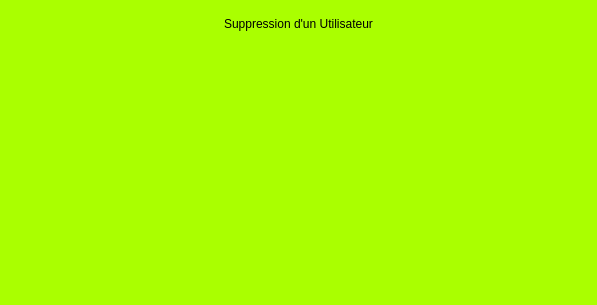
<?xml version="1.0" encoding="UTF-8"?>
<ui version="4.0">
 <class>FormCrudDeleteUser</class>
 <widget class="QWidget" name="FormCrudDeleteUser">
  <property name="geometry">
   <rect>
    <x>0</x>
    <y>0</y>
    <width>597</width>
    <height>305</height>
   </rect>
  </property>
  <property name="windowTitle">
   <string>Form</string>
  </property>
  <property name="styleSheet">
   <string notr="true">background-color: rgb(170, 255, 0);</string>
  </property>
  <widget class="QWidget" name="layoutWidget">
   <property name="geometry">
    <rect>
     <x>10</x>
     <y>10</y>
     <width>576</width>
     <height>28</height>
    </rect>
   </property>
   <layout class="QHBoxLayout" name="horizontalLayout">
    <item>
     <spacer name="horizontalSpacer">
      <property name="orientation">
       <enum>Qt::Horizontal</enum>
      </property>
      <property name="sizeHint" stdset="0">
       <size>
        <width>98</width>
        <height>20</height>
       </size>
      </property>
     </spacer>
    </item>
    <item>
     <widget class="QLabel" name="label">
      <property name="styleSheet">
       <string notr="true">font: italic 14pt &quot;Monotype Corsiva&quot;;
font: 18pt &quot;MS Shell Dlg 2&quot;;
font: 14pt &quot;Ravie&quot;;</string>
      </property>
      <property name="text">
       <string>Suppression d'un Utilisateur</string>
      </property>
     </widget>
    </item>
    <item>
     <spacer name="horizontalSpacer_2">
      <property name="orientation">
       <enum>Qt::Horizontal</enum>
      </property>
      <property name="sizeHint" stdset="0">
       <size>
        <width>98</width>
        <height>20</height>
       </size>
      </property>
     </spacer>
    </item>
   </layout>
  </widget>
 </widget>
 <resources/>
 <connections/>
</ui>
